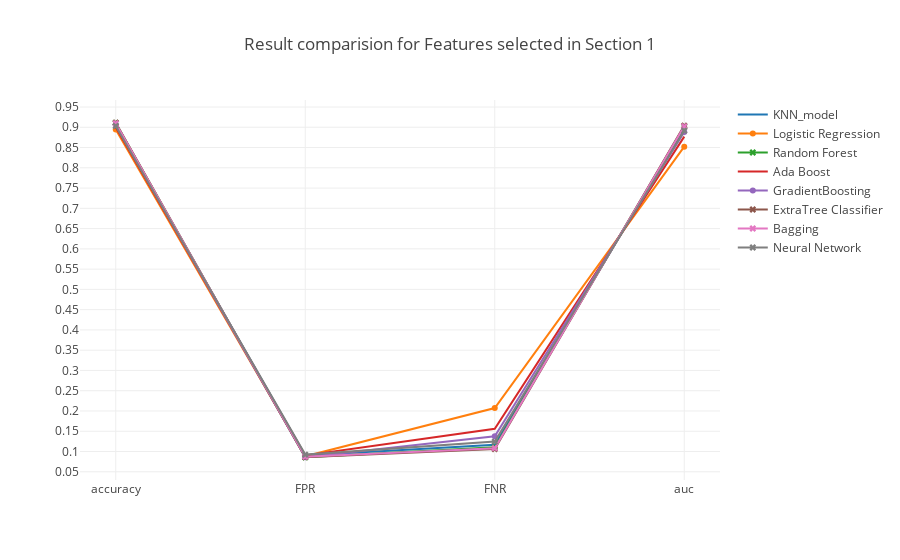

The notebook cell this image was saved under:
### Markdown cell above
### <a id='1.A' style="text-decoration : none; color : #000000;"> A Results</a>

### Code cell
trace0 = go.Scatter(x=table_80_50_test.iloc[0].index.values[[0,5,6,7]],
                    y=table_80_50_test.iloc[0].values[[0,5,6,7]],
                    mode = 'lines',
                    name = 'KNN_model')

trace1 = go.Scatter(x=table_80_50_test.iloc[1].index.values[[0,5,6,7]],
                    y=table_80_50_test.iloc[1].values[[0,5,6,7]],
                    mode = 'lines+markers',
                    name = 'Logistic Regression')

trace2 = go.Scatter(x=table_80_50_test.iloc[2].index.values[[0,5,6,7]],
                    y=table_80_50_test.iloc[2].values[[0,5,6,7]],
                    mode = 'lines+markers',marker=dict(symbol='x'),
                    name = 'Random Forest')


trace3 = go.Scatter(x=table_80_50_test.iloc[3].index.values[[0,5,6,7]],
                    y=table_80_50_test.iloc[3].values[[0,5,6,7]],
                    mode = 'lines',
                    name = 'Ada Boost')

trace4 = go.Scatter(x=table_80_50_test.iloc[4].index.values[[0,5,6,7]],
                    y=table_80_50_test.iloc[4].values[[0,5,6,7]],
                    mode = 'lines+markers',
                    name = 'GradientBoosting')

trace5 = go.Scatter(x=table_80_50_test.iloc[5].index.values[[0,5,6,7]],
                    y=table_80_50_test.iloc[5].values[[0,5,6,7]],
                    mode = 'lines+markers',marker=dict(symbol='x'),
                    name = 'ExtraTree Classifier')

trace6 = go.Scatter(x=table_80_50_test.iloc[6].index.values[[0,5,6,7]],
                    y=table_80_50_test.iloc[6].values[[0,5,6,7]],
                    mode = 'lines+markers',marker=dict(symbol='x'),
                    name = 'Bagging')

trace7 = go.Scatter(x=table_80_50_test.iloc[7].index.values[[0,5,6,7]],
                    y=table_80_50_test.iloc[7].values[[0,5,6,7]],
                    mode = 'lines+markers',marker=dict(symbol='x'),
                    name = 'Neural Network')



data = [trace0, trace1, trace2, trace3, trace4, trace5, trace6, trace7]
layout = go.Layout(yaxis=dict(tick0=0,dtick=0.05),title='Result comparision for Features selected in Section 1')
fig = go.Figure(data=data, layout=layout)

iplot(fig, filename='Result')

### Figure 1 — Plotly figure (JSON) as saved in the notebook; plotly's stock layout.template omitted (floating-point values rounded to 4 significant figures)
{"data": [{"mode": "lines", "name": "KNN_model", "type": "scatter", "uid": "7284b349-ffd5-4319-91d4-a9a6a2d998ad", "x": ["accuracy", "FPR", "FNR", "auc"], "y": [0.9058, 0.09044, 0.1166, 0.8965]}, {"mode": "lines+markers", "name": "Logistic Regression", "type": "scatter", "uid": "ade4ef9e-fa9b-4287-942d-bcf05b47caa3", "x": ["accuracy", "FPR", "FNR", "auc"], "y": [0.8945, 0.08824, 0.2073, 0.8522]}, {"marker": {"symbol": "x"}, "mode": "lines+markers", "name": "Random Forest", "type": "scatter", "uid": "bf279d70-a58d-45f0-a3fb-159cc5ba4730", "x": ["accuracy", "FPR", "FNR", "auc"], "y": [0.9106, 0.08584, 0.1104, 0.9019]}, {"mode": "lines", "name": "Ada Boost", "type": "scatter", "uid": "2ba048db-9c4c-4a8b-acfc-6c99003cd0eb", "x": ["accuracy", "FPR", "FNR", "auc"], "y": [0.9002, 0.09025, 0.1561, 0.8768]}, {"mode": "lines+markers", "name": "GradientBoosting", "type": "scatter", "uid": "90f1e174-4325-42d1-b770-5925fec758af", "x": ["accuracy", "FPR", "FNR", "auc"], "y": [0.9065, 0.08603, 0.1375, 0.8883]}, {"marker": {"symbol": "x"}, "mode": "lines+markers", "name": "ExtraTree Classifier", "type": "scatter", "uid": "43d4012f-a133-451b-818f-b9e5cf15111e", "x": ["accuracy", "FPR", "FNR", "auc"], "y": [0.9112, 0.08594, 0.1059, 0.9041]}, {"marker": {"symbol": "x"}, "mode": "lines+markers", "name": "Bagging", "type": "scatter", "uid": "1f67abca-14c5-4c29-8e92-479703693cad", "x": ["accuracy", "FPR", "FNR", "auc"], "y": [0.9098, 0.08718, 0.1082, 0.9023]}, {"marker": {"symbol": "x"}, "mode": "lines+markers", "name": "Neural Network", "type": "scatter", "uid": "e3be164f-ac78-4db9-a9b4-20a27ff7da96", "x": ["accuracy", "FPR", "FNR", "auc"], "y": [0.903, 0.09235, 0.1245, 0.8916]}], "layout": {"title": "Result comparision for Features selected in Section 1", "yaxis": {"dtick": 0.05, "tick0": 0}}}
